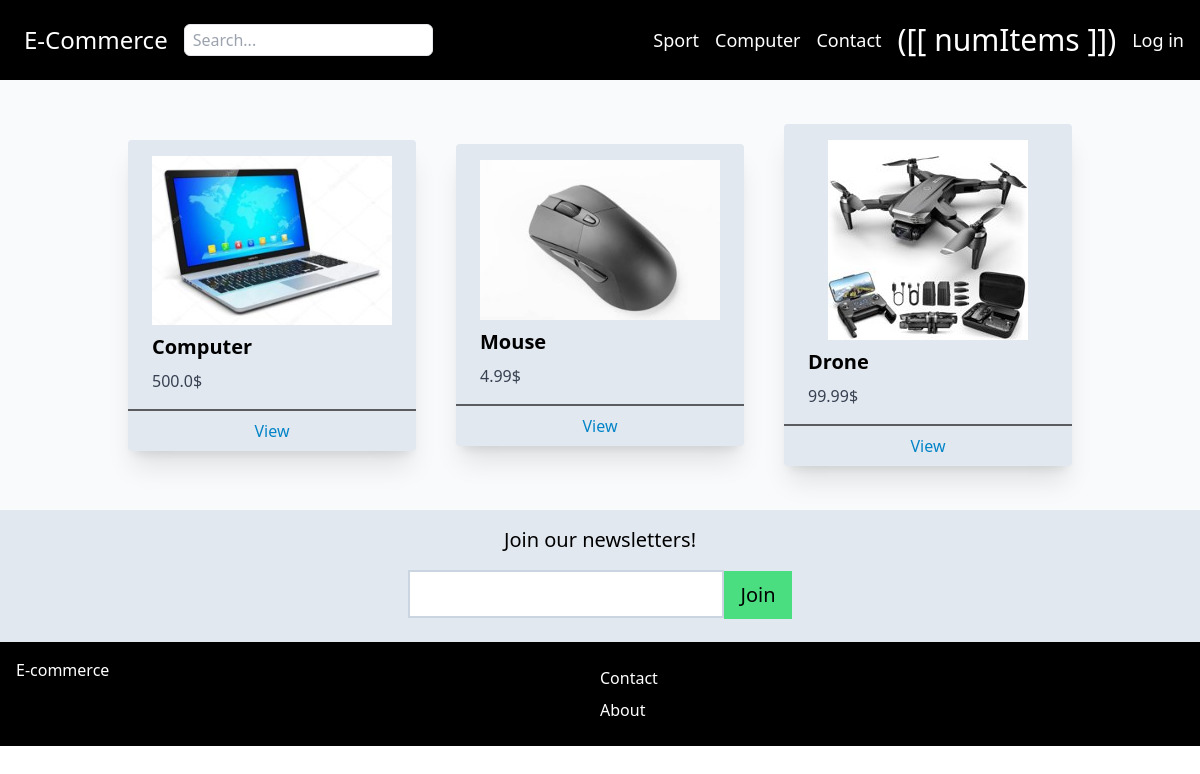
The page / on the database its author committed.
### Apps/store/models.py (models this page shows, shortened)
class Category(models.Model):
    title = models.CharField(max_length=255)
    slug = models.SlugField(max_length=255, unique=True)
    ordering = models.IntegerField(default=0)
    class Meta:
        verbose_name_plural = 'Categories'
        ordering = ('ordering',)

class Product(models.Model):
    category = models.ForeignKey(Category, related_name='products', on_delete=models.CASCADE)
    title = models.CharField(max_length=255)
    slug = models.SlugField(max_length=255, unique=True)
    description = models.TextField(null=True, blank=True)
    price = models.FloatField()
    date_added = models.DateTimeField(auto_now_add=True)
    is_featured = models.BooleanField(default=False)
    num_available = models.IntegerField(default=1)
    parent_product = models.ForeignKey('self', related_name='variants', on_delete=models.CASCADE, blank=True, null=True)
    image = models.ImageField(upload_to='uploads/', blank=True, null=True)
    thumbnail = models.ImageField(upload_to='uploads/',blank=True, null=True)
    class Meta:
        ordering = ('-date_added',)

### Apps/core/views.py (the view)
# urls.py: path('', views.FrontPageView, name='frontpage'),
def FrontPageView(request):
    products = Product.objects.filter(is_featured=True)
    context = {
        "products": products
    }
    return render(request, 'frontpage.html', context=context)

### Apps/cart/cart.py (called while the page is built)
    def get_total_price(self):
        return sum(item['total_price'] for item in self.cart.values())

    def get_total_length(self):
        return str(sum(item['quantity'] for item in self.cart.values()))

### Apps/cart/context_processors.py (called while the page is built)
def cart(request):
    cart = Cart(request)
    return { "cart": cart }

### Apps/store/context_processors.py (called while the page is built)
def menu_categories(request):
    categories = Category.objects.all()
    return {"menu_categories": categories}

### Apps/core/templates/frontpage.html
{% extends "base.html" %}
{% block content %}
<div class="flex items-center justify-center p-6 bg-slate-50 flex-wrap">
    {% for product in products %}
        <div class="flex-1 max-w-72 min-w-48 rounded overflow-hidden shadow-xl m-5 bg-slate-200">
            <div class="px-6 py-4">
                <div class="w-full font-bold text-xl mb-2 flex justify-center items-center">
                    <img src="{{ product.thumbnail.url }}">
                </div>
                <div class="font-bold text-xl mb-2">
                    {{ product.title }}
                </div>
                <p class="text-gray-700 text-base">
                    {{ product.price }}$
                </p>
            </div>
            <div class="text-center p-2 border-t-2 border-black/[0.6]">
                <a class="text-sky-600" href="{% url 'store:product_detail' product.slug %}">View</a>
            </div>
        </div>
    {% endfor %}
</div>
{% endblock content %}

### Apps/core/templates/base.html (shortened to what this page needs)
{% load static %}
<!DOCTYPE html>
<html>
    <head>
        <link rel="stylesheet" href="https://cdnjs.cloudflare.com/ajax/libs/primeicons/3.0.0/primeicons.css" />
        <link rel="stylesheet" href="{% static 'main.css' %}">
        <script src="https://cdn.tailwindcss.com"></script>
<body>
    <nav class="flex flex-col md:flex-row items-center justify-between flex-wrap md:bg-black" id='navbarapp' data-cartlength="{{ cart.get_total_length }}" data-totalprice="{{ cart.get_total_price }}">
        <div class="w-full md:w-min text-nowrap flex items-center justify-between bg-black  p-6">
            <a href="{% url 'core:frontpage' %}" class="text-2xl text-white">E-Commerce</a>
            <div>
                <form method="get" action="{% url 'store:search' %}">
                    <input class="border rounded-md ml-4 mr-2 h-8 p-2" type="text" name="query" placeholder="Search..." value="{{ query }}" required>
                </form>
            </div>
        </div>
        <div class="flex flex-row items-center justify-center text-black md:bg-black md:text-white m-0">
            <div id = "main-navbar" class="flex flex-col items-center justify-center gap-4 md:flex md:flex-row" :class="{'hidden': menuClass}">
                {% for category in menu_categories %}
                    <div>
                       <a class="text-lg transition-all duration-200 hover:text-xl" href="{% url 'store:category_detail' category.slug %}">{{ category.title }}</a>
                    </div>
                {% endfor %}
                <div>
                    <a class="text-lg transition-all duration-200 hover:text-xl" href="{% url 'core:contact' %}">Contact</a>
                </div>
                <div>
                    <a class="text-3xl transition-all duration-200 hover:text-4xl" href="{% url 'cart:cart' %}">([[ numItems ]])</a>
                </div>
                {% if request.user.is_authenticated %}
                    <div class="mr-4">
                        <a class="text-3xl transition-all duration-200 hover:text-4xl" href="{% url 'myaccount:myaccount' %}"><i class="pi pi-user"></i></a>
                    </div>
                {% else %}
                    <div class="mr-4">
                        <a class="text-lg transition-all duration-200 hover:text-xl" href="{% url 'login' %}">Log in</a>
                    </div>
                {% endif %}
            </div>
        </div>
    </nav>
    {% block content %}
    {% endblock content %}
    {% include 'parts/newsletter.html' %}
    <footer class="w-full bg-black text-white p-4">
        <div class="flex flex-row items-start justify-between flex-wrap">
            <div class="flex-1 min-w-min">
                E-commerce
            </div>
            <div class="flex-1 min-w-min">
                <a href="{% url 'core:contact' %}" class="block my-2">Contact</a>
                <a href="{% url 'core:about' %}" class="block my-2">About</a>
            </div>
        </div>
    </footer>
</body>
</html>

### rows shown on the page
Category: title "Sport"
Category: title "Computer"
Product: thumbnail (picture), title "Computer", price "500.0"
Product: thumbnail (picture), title "Mouse", price "4.99"
Product: thumbnail (picture), title "Drone", price "99.99"
